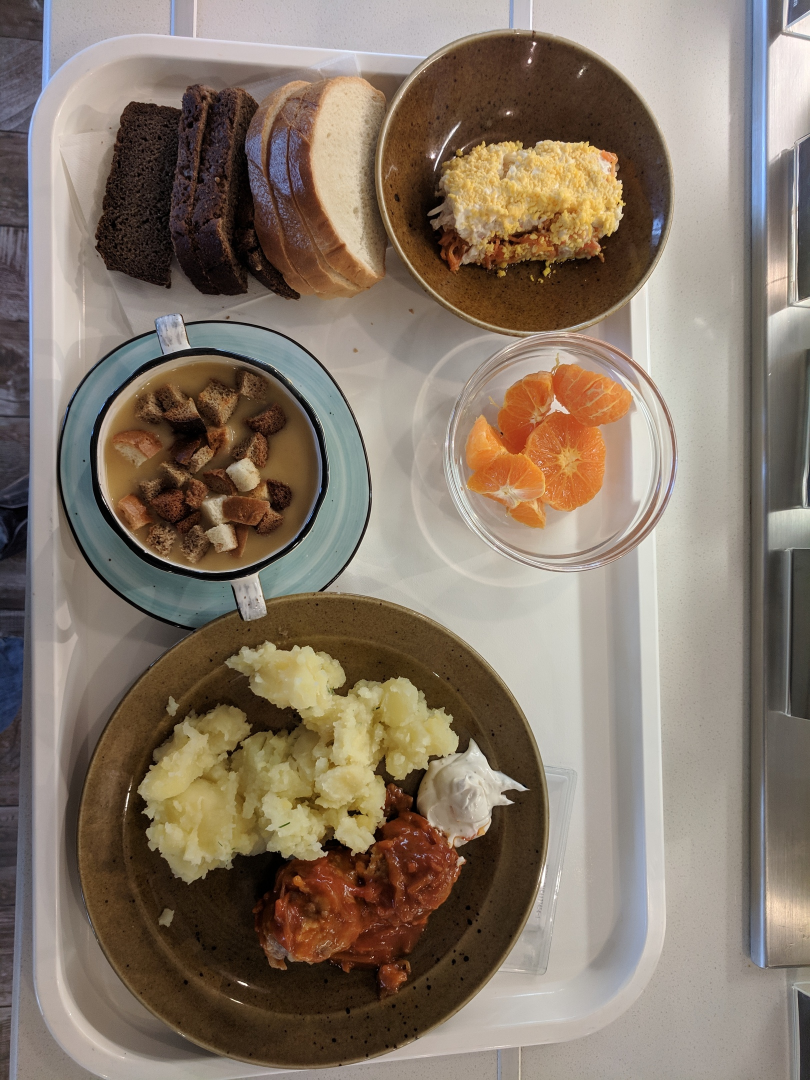
#> input picture LR2/images/1.jpg, 1620 x 2160 px (shown at 1/2 size)
$ python lab2.py
#> lines starting #> are read from the running program, lines starting #| are printed output that depends on the picture; after the words box and inside, x2 and y2 are one past the last pixel; in counts of white or black regions, pixels touching at a corner belong together

from skimage import io
import cv2
import matplotlib.pyplot as plt
import numpy as np

file = "images/1.jpg"

classes = {
        'potato': (0.0, 97.5, 150.4, 103.0),
        'salad': (0.0, 111.1, 143.4, 105.7),
        'bread': (0.0, 137.4, 118.4, 107.8),
        'soup': (0.0, 110.4, 99.5, 75.5),
        'fruit': (0.0, 186.7, 84.5, 104.8)
}


# [87 lines of commented-out code are left out]
test_img = io.imread("images/1.jpg")
#> test_img is the input picture: shape (2160, 1620, 3); mean R, G, B 134.1, 119.9, 105.6
test_img_hsv = cv2.cvtColor(test_img, cv2.COLOR_RGB2HSV)
#> test_img_hsv: shape (2160, 1620, 3); mean H, S, V 31.8, 76.7, 135.8
#
print("Input image:")

fig, ax = plt.subplots()
ax.imshow(test_img)
plt.show()
#View input image ends

#Find circles

output = test_img.copy()
dish_img = test_img.copy()
gray = cv2.cvtColor(test_img, cv2.COLOR_RGB2GRAY)
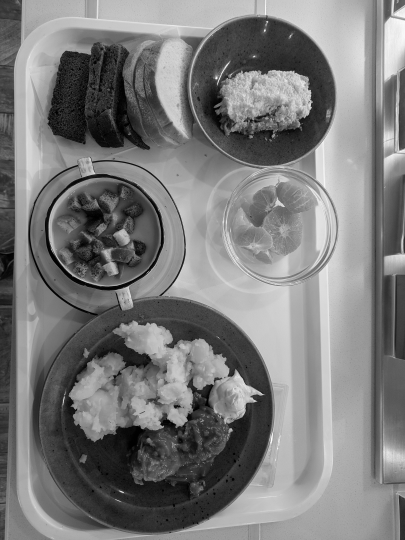
#> gray: shape (2160, 1620) (shown at 1/4 size); min 0, max 255, mean 122.5

circles = cv2.HoughCircles(gray, cv2.HOUGH_GRADIENT, 1., 150, minRadius=250, maxRadius=480)
#> circles = [[615.5, 1672.5, 461.8], [1039.5, 374.5, 305.6], [614.5, 588.5, 399.1], [420.5, 934.5, 304.5], [761.5, 489.5, 339.7], [891.5, 316.5, 307.8], [1042.5, 918.5, 260.5]]

dishes_new = {}
hists_new = {}

i = 0
# ensure at least some circles were found
if circles is not None:
    # convert the (x, y) coordinates and radius of the circles to integers
    circles = np.round(circles[0, :]).astype("int")
#> circles = [[616, 1672, 462], [1040, 374, 306], [614, 588, 399], [420, 934, 304], [762, 490, 340], [892, 316, 308], [1042, 918, 260]]

    # loop over the (x, y) coordinates and radius of the circles
    for (x, y, r) in circles:
        # draw the circle in the output image, then draw a rectangle
        # corresponding to the center of the circle

#        cv2.circle(output, (x, y), r, (255, 0, 0), 14)
#        cv2.rectangle(output, (x - 5, y - 5), (x + 5, y + 5), (0, 128, 255), -1)


        cv2.circle(dish_img, (x, y), r, (255, 0, 0), 14)
        cv2.rectangle(dish_img, (x - 5, y - 5), (x + 5, y + 5), (0, 128, 255), -1)

        circle_img = np.zeros((test_img.shape[0], test_img.shape[1]), np.uint8)
        cv2.circle(circle_img,(x, y), r, (255,255,255), -1)
        avg_rgb = cv2.mean(test_img_hsv, mask = circle_img)[::-1]

        #print("Name of this dish:")
        fig, ax = plt.subplots()
        ax.imshow(dish_img)
        plt.show()
        dish_img = test_img.copy()
        #dish = input()
        dishes_new[i] = avg_rgb

        key_of_dish = ""
        min_diff = 300
        for key in classes:
            diff = np.abs(np.subtract(classes[key], avg_rgb))
            avg_diff_hsv = np.mean(diff)
#            print(avg_rgb, classes[key], key)
            if avg_diff_hsv < min_diff :
                min_diff = avg_diff_hsv
                key_of_dish = key

        print("Блюдо: ", key_of_dish, "{0:.2f}".format(min_diff))

        i += 1
#> this loop made 7 passes
#> (x, y, r, avg_rgb) on passes 1 to 7: (616, 1672, 462, (0, 97.25, 151.7, 16.96)), (1040, 374, 306, (0, 111.1, 143.6, 15.31)), (614, 588, 399, (0, 115.8, 95.5, 29.55)), (420, 934, 304, (0, 110.6, 99.18, 45.73)), (762, 490, 340, (0, 129.6, 104.9, 22.74)), (892, 316, 308, (0, 137.4, 118.5, 25.09)), (1042, 918, 260, (0, 186.7, 84.57, 15.94))
#> (printed output is left out)
#> pass 1, `plt.show()`:
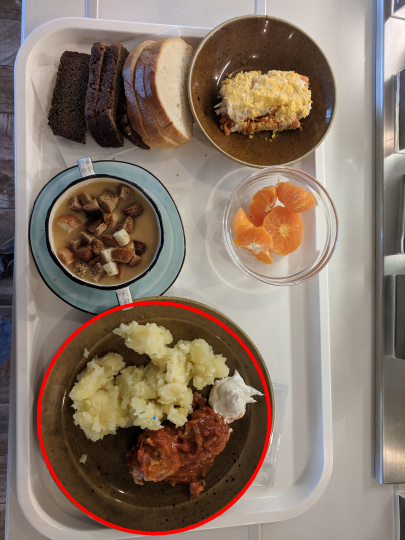
#> shown: shape (2160, 1620, 3) (shown at 1/4 size); mean R, G, B 136, 119, 104.9
#> pass 2, `plt.show()`:
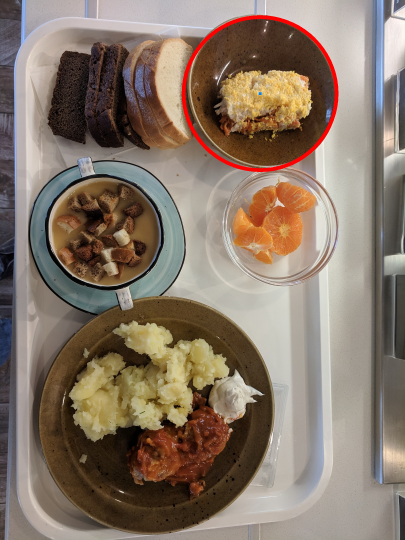
#> shown: shape (2160, 1620, 3) (shown at 1/4 size); mean R, G, B 135, 118.9, 104.7
#> after the loop:
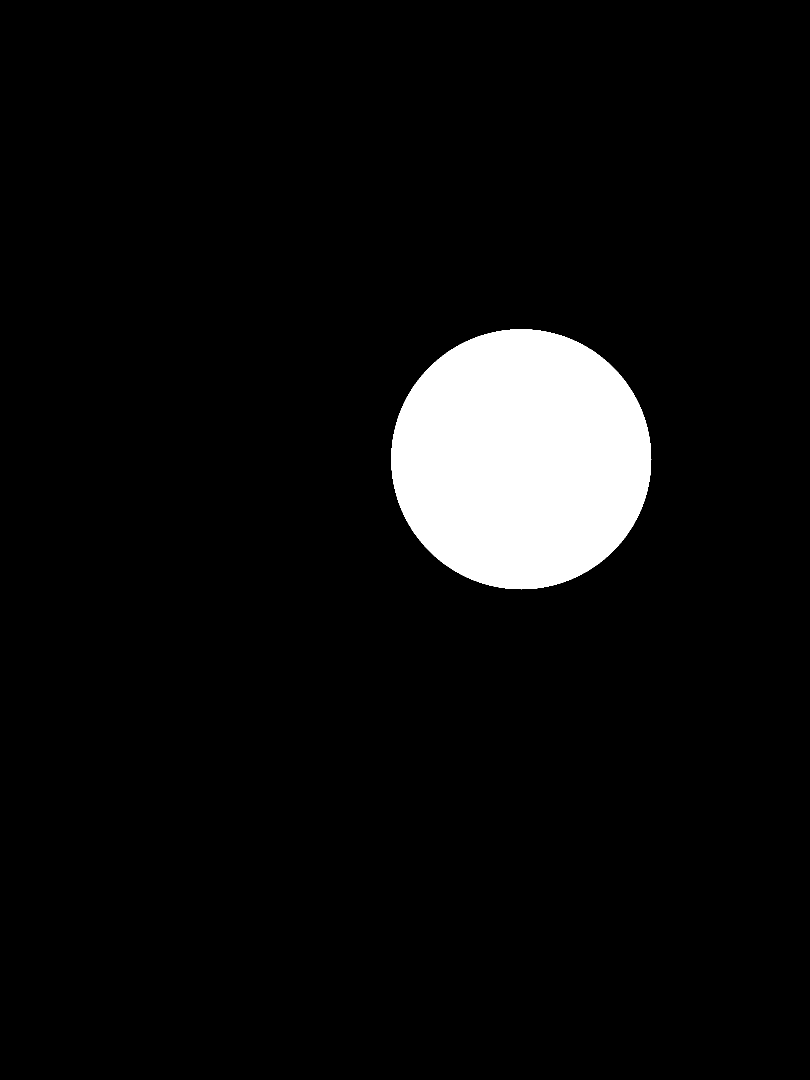
#> circle_img: shape (2160, 1620) (shown at 1/2 size); 6.1% white; 1 white region, box (x1, y1, x2, y2) and area: (782, 658, 1303, 1179) 212357
#> after the loop, dishes_new = {0: (0, 97.25, 151.7, 16.96), 1: (0, 111.1, 143.6, 15.31), 2: (0, 115.8, 95.5, 29.55), 3: (0, 110.6, 99.18, 45.73), 4: (0, 129.6, 104.9, 22.74), 5: (0, 137.4, 118.5, 25.09), 6: (0, 186.7, 84.57, 15.94)}; i = 7

$ run again, with LR2/images/2.jpg copied over LR2/images/1.jpg
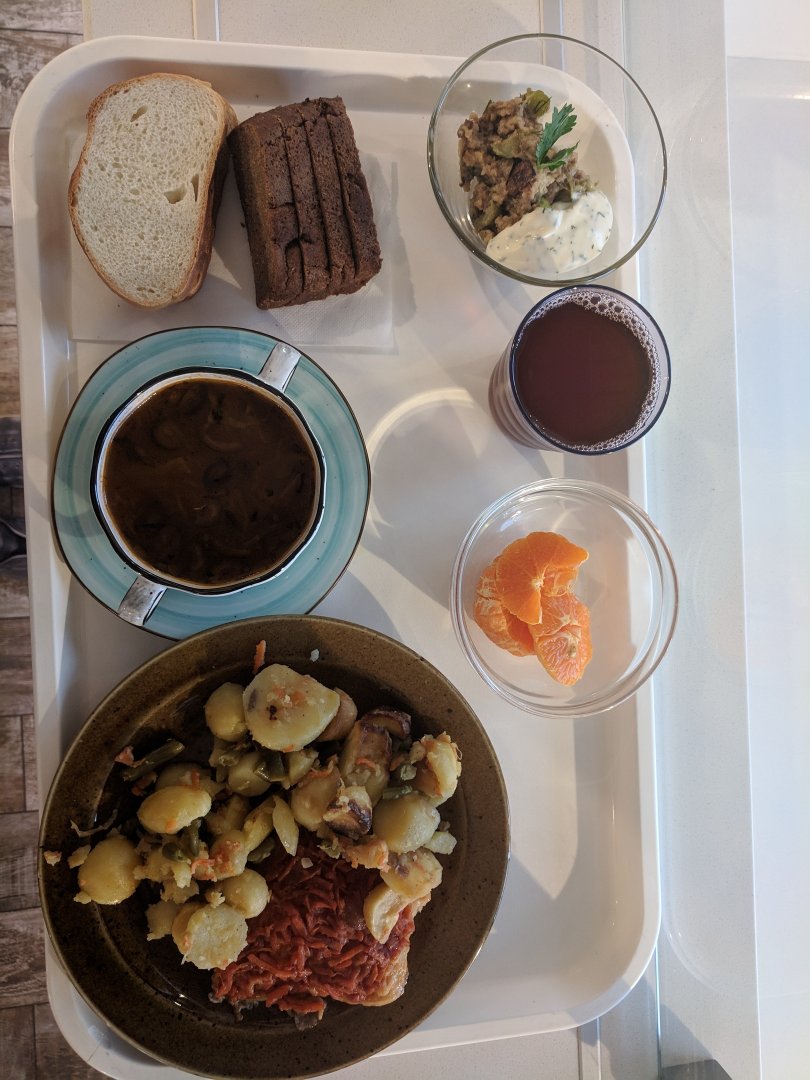
#> input picture LR2/images/2.jpg, 1620 x 2160 px (shown at 1/2 size)
#> test_img is the input picture: shape (2160, 1620, 3); mean R, G, B 138.8, 127.2, 118.9
#> test_img_hsv: shape (2160, 1620, 3); mean H, S, V 37.1, 70.5, 142
#> `gray = cv2.cvtColor(test_img, cv2.COLOR_RGB2GRAY)`:
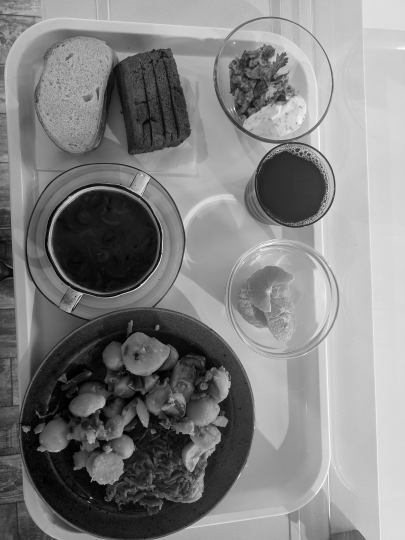
#> gray: shape (2160, 1620) (shown at 1/4 size); min 0, max 255, mean 129.7
#> `circles = cv2.HoughCircles(gray, cv2.HOUGH_GRADIENT, 1., 150, minRadiu..`: circles = [[583.5, 1666.5, 438.7], [417.5, 966.5, 322.1], [426.5, 1699.5, 349.6], [1070.5, 321.5, 256.1]]
#> `circles = np.round(circles[0, :]).astype("int")`: circles = [[584, 1666, 439], [418, 966, 322], [426, 1700, 350], [1070, 322, 256]]
#> the loop `for (x, y, r) in circles:` made 4 passes
#> (x, y, r, avg_rgb) on passes 1 to 4: (584, 1666, 439, (0, 77.69, 159.5, 14.08)), (418, 966, 322, (0, 82.7, 102.6, 49.07)), (426, 1700, 350, (0, 70.86, 178, 14.06)), (1070, 322, 256, (0, 163, 51.37, 20.97))
#> (printed output is left out)
#> after the loop `for (x, y, r) in circles:`:
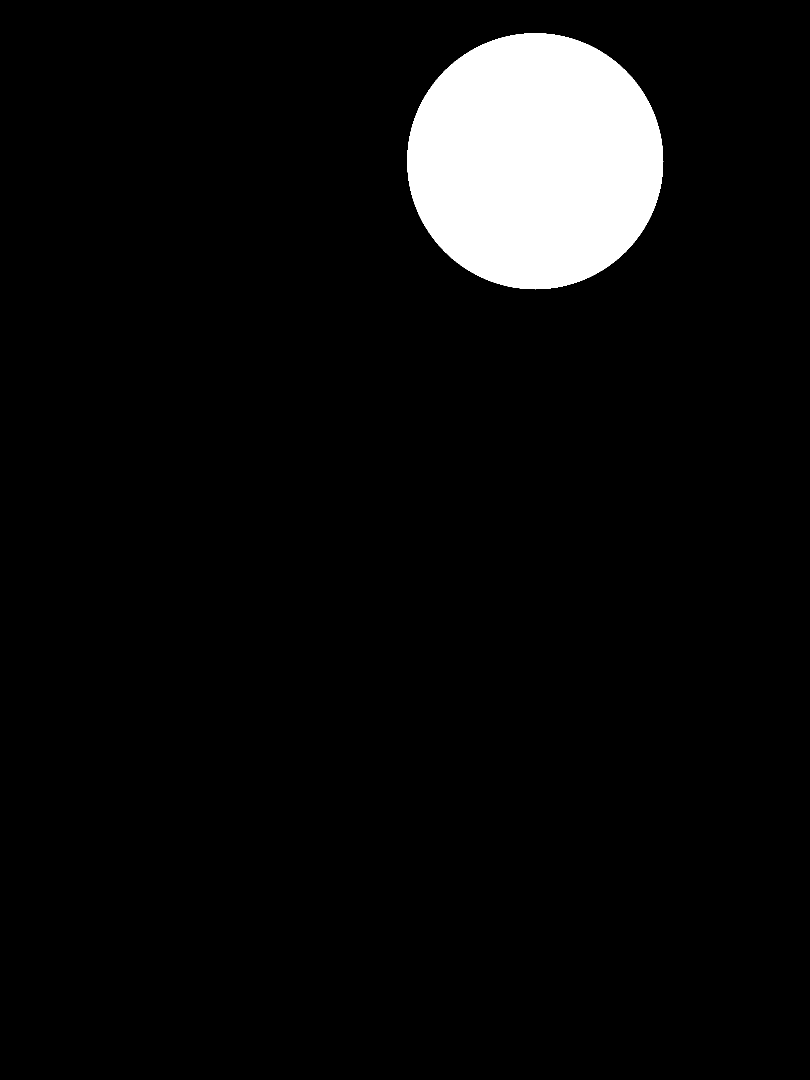
#> circle_img: shape (2160, 1620) (shown at 1/2 size); 5.9% white; 1 white region, box (x1, y1, x2, y2) and area: (814, 66, 1327, 579) 205861
#> after the loop `for (x, y, r) in circles:`: dishes_new = {0: (0, 77.69, 159.5, 14.08), 1: (0, 82.7, 102.6, 49.07), 2: (0, 70.86, 178, 14.06), 3: (0, 163, 51.37, 20.97)}; i = 4

$ run again, with LR2/images/3.jpg copied over LR2/images/1.jpg
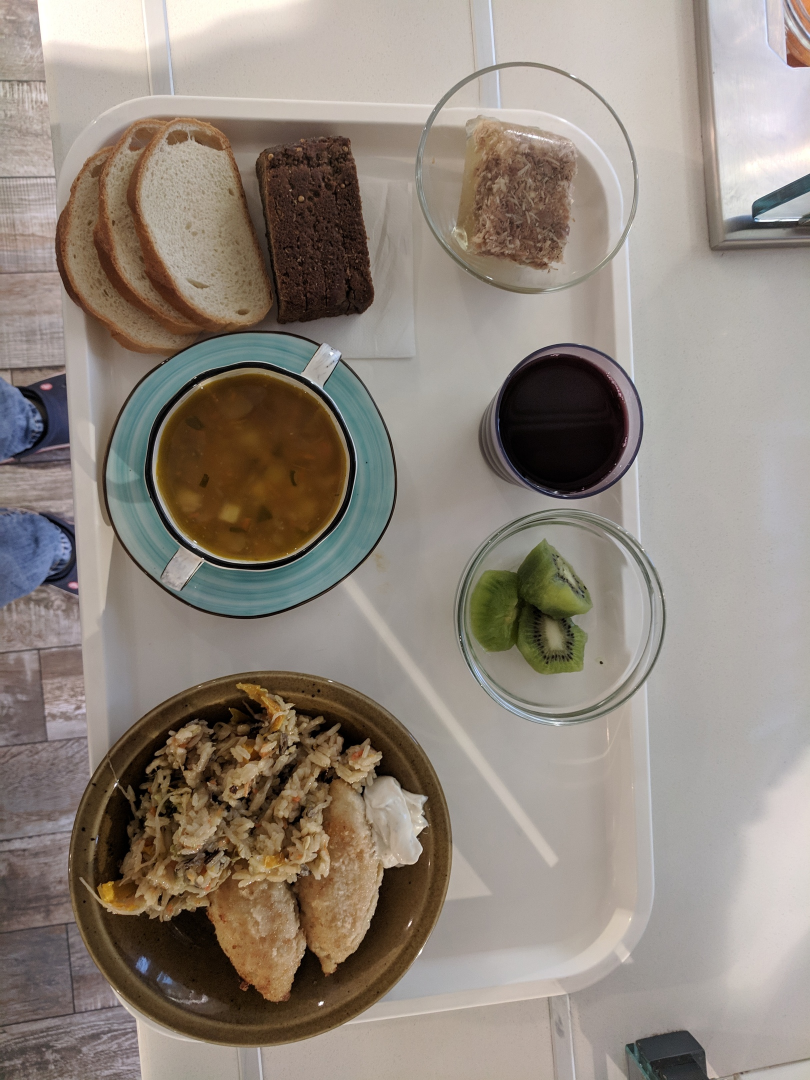
#> input picture LR2/images/3.jpg, 1620 x 2160 px (shown at 1/2 size)
#> test_img is the input picture: shape (2160, 1620, 3); mean R, G, B 144.8, 134.9, 125.3
#> test_img_hsv: shape (2160, 1620, 3); mean H, S, V 30.3, 54.8, 146.4
#> `gray = cv2.cvtColor(test_img, cv2.COLOR_RGB2GRAY)`:
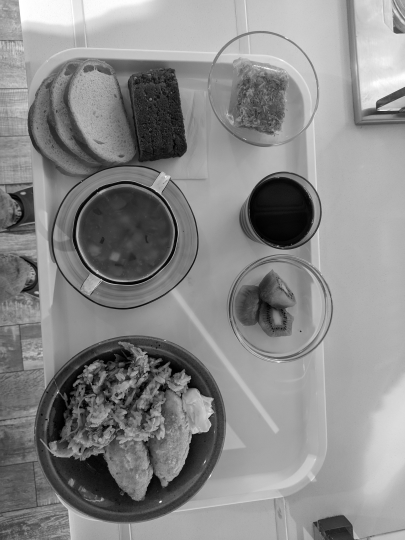
#> gray: shape (2160, 1620) (shown at 1/4 size); min 0, max 255, mean 136.8
#> `circles = cv2.HoughCircles(gray, cv2.HOUGH_GRADIENT, 1., 150, minRadiu..`: circles = [[551.5, 1694.5, 352.9], [505.5, 951.5, 290.2]]
#> `circles = np.round(circles[0, :]).astype("int")`: circles = [[552, 1694, 353], [506, 952, 290]]
#> the loop `for (x, y, r) in circles:` made 2 passes
#> (x, y, r, avg_rgb, i) on passes 1 to 2: (552, 1694, 353, (0, 101.2, 143.8, 16.24), 1), (506, 952, 290, (0, 105.7, 117.9, 48.58), 2)
#> (printed output is left out)
#> after the loop `for (x, y, r) in circles:`:
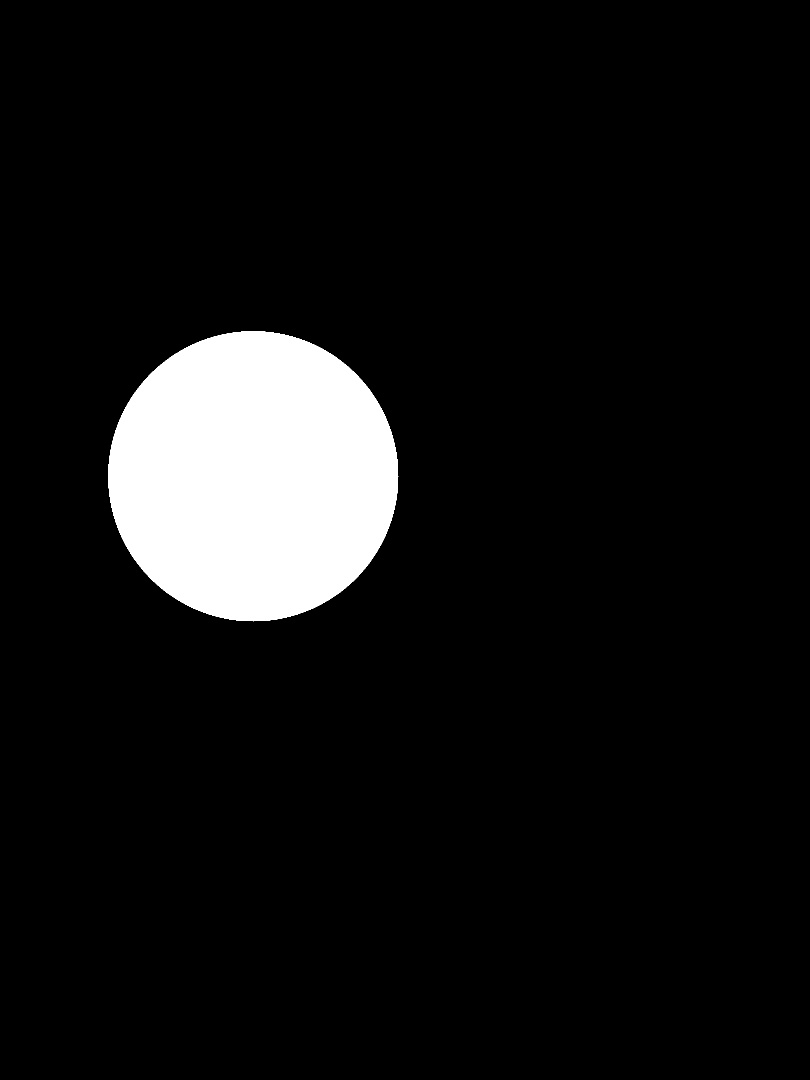
#> circle_img: shape (2160, 1620) (shown at 1/2 size); 7.5% white; 1 white region, box (x1, y1, x2, y2) and area: (216, 662, 797, 1243) 264189
#> after the loop `for (x, y, r) in circles:`: dishes_new = {0: (0, 101.2, 143.8, 16.24), 1: (0, 105.7, 117.9, 48.58)}; i = 2
